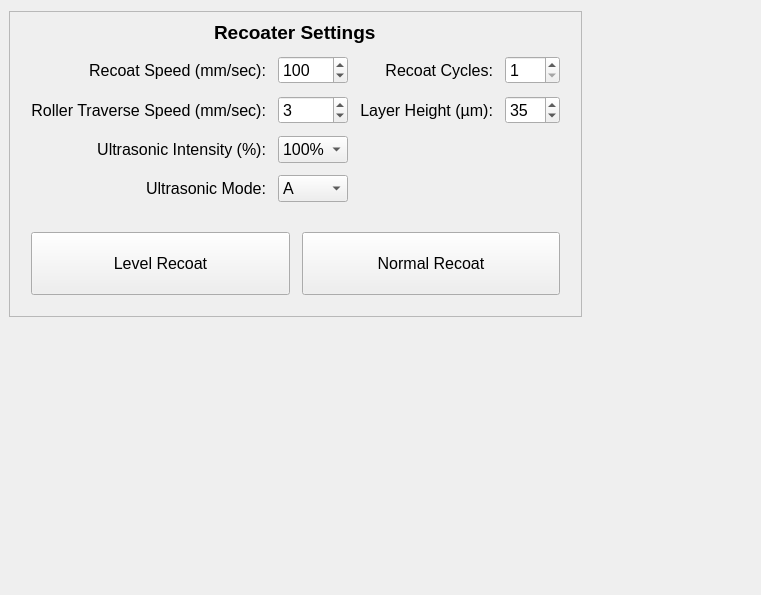
<?xml version="1.0" encoding="UTF-8"?>
<ui version="4.0">
 <class>PowderSetupWidget</class>
 <widget class="QWidget" name="PowderSetupWidget">
  <property name="geometry">
   <rect>
    <x>0</x>
    <y>0</y>
    <width>761</width>
    <height>595</height>
   </rect>
  </property>
  <property name="font">
   <font>
    <pointsize>12</pointsize>
   </font>
  </property>
  <property name="windowTitle">
   <string>Form</string>
  </property>
  <layout class="QGridLayout" name="gridLayout_3">
   <property name="leftMargin">
    <number>9</number>
   </property>
   <item row="0" column="1">
    <spacer name="horizontalSpacer">
     <property name="orientation">
      <enum>Qt::Horizontal</enum>
     </property>
     <property name="sizeHint" stdset="0">
      <size>
       <width>40</width>
       <height>20</height>
      </size>
     </property>
    </spacer>
   </item>
   <item row="1" column="0">
    <spacer name="verticalSpacer">
     <property name="orientation">
      <enum>Qt::Vertical</enum>
     </property>
     <property name="sizeHint" stdset="0">
      <size>
       <width>20</width>
       <height>40</height>
      </size>
     </property>
    </spacer>
   </item>
   <item row="0" column="0">
    <widget class="QFrame" name="recoaterSettingsFrame">
     <property name="frameShape">
      <enum>QFrame::StyledPanel</enum>
     </property>
     <property name="frameShadow">
      <enum>QFrame::Sunken</enum>
     </property>
     <layout class="QGridLayout" name="gridLayout_4">
      <item row="0" column="0">
       <layout class="QGridLayout" name="recoaterGridLayout">
        <property name="leftMargin">
         <number>12</number>
        </property>
        <property name="topMargin">
         <number>0</number>
        </property>
        <property name="rightMargin">
         <number>12</number>
        </property>
        <property name="bottomMargin">
         <number>12</number>
        </property>
        <property name="spacing">
         <number>12</number>
        </property>
        <item row="3" column="0">
         <widget class="QLabel" name="rollerTraverseSpeedLabel">
          <property name="font">
           <font>
            <pointsize>12</pointsize>
           </font>
          </property>
          <property name="text">
           <string>Roller Traverse Speed (mm/sec):</string>
          </property>
          <property name="alignment">
           <set>Qt::AlignRight|Qt::AlignTrailing|Qt::AlignVCenter</set>
          </property>
         </widget>
        </item>
        <item row="2" column="2">
         <widget class="QLabel" name="recoatCyclesLabel">
          <property name="font">
           <font>
            <pointsize>12</pointsize>
           </font>
          </property>
          <property name="text">
           <string>Recoat Cycles:</string>
          </property>
          <property name="alignment">
           <set>Qt::AlignRight|Qt::AlignTrailing|Qt::AlignVCenter</set>
          </property>
         </widget>
        </item>
        <item row="3" column="2">
         <widget class="QLabel" name="layerheightLabel">
          <property name="font">
           <font>
            <pointsize>12</pointsize>
           </font>
          </property>
          <property name="text">
           <string>Layer Height (µm):</string>
          </property>
          <property name="alignment">
           <set>Qt::AlignRight|Qt::AlignTrailing|Qt::AlignVCenter</set>
          </property>
         </widget>
        </item>
        <item row="3" column="1">
         <widget class="QSpinBox" name="rollerTraverseSpeedSpinBox">
          <property name="font">
           <font>
            <pointsize>12</pointsize>
           </font>
          </property>
          <property name="minimum">
           <number>1</number>
          </property>
          <property name="maximum">
           <number>50</number>
          </property>
          <property name="value">
           <number>3</number>
          </property>
         </widget>
        </item>
        <item row="4" column="0">
         <widget class="QLabel" name="ultrasonicIntensityLabel">
          <property name="font">
           <font>
            <pointsize>12</pointsize>
           </font>
          </property>
          <property name="text">
           <string>Ultrasonic Intensity (%):</string>
          </property>
          <property name="alignment">
           <set>Qt::AlignRight|Qt::AlignTrailing|Qt::AlignVCenter</set>
          </property>
         </widget>
        </item>
        <item row="3" column="3">
         <widget class="QSpinBox" name="layerHeightSpinBox">
          <property name="font">
           <font>
            <pointsize>12</pointsize>
           </font>
          </property>
          <property name="minimum">
           <number>10</number>
          </property>
          <property name="maximum">
           <number>350</number>
          </property>
          <property name="singleStep">
           <number>5</number>
          </property>
          <property name="value">
           <number>35</number>
          </property>
         </widget>
        </item>
        <item row="2" column="3">
         <widget class="QSpinBox" name="recoatCyclesSpinBox">
          <property name="font">
           <font>
            <pointsize>12</pointsize>
           </font>
          </property>
          <property name="minimum">
           <number>1</number>
          </property>
          <property name="maximum">
           <number>100</number>
          </property>
         </widget>
        </item>
        <item row="1" column="0" colspan="4" alignment="Qt::AlignHCenter|Qt::AlignTop">
         <widget class="QLabel" name="recoaterSettingsLabel">
          <property name="font">
           <font>
            <pointsize>14</pointsize>
            <bold>true</bold>
           </font>
          </property>
          <property name="text">
           <string>Recoater Settings</string>
          </property>
         </widget>
        </item>
        <item row="2" column="1">
         <widget class="QSpinBox" name="recoatSpeedSpinBox">
          <property name="font">
           <font>
            <pointsize>12</pointsize>
           </font>
          </property>
          <property name="minimum">
           <number>5</number>
          </property>
          <property name="maximum">
           <number>200</number>
          </property>
          <property name="value">
           <number>100</number>
          </property>
         </widget>
        </item>
        <item row="2" column="0">
         <widget class="QLabel" name="recoatSpeedLabel">
          <property name="font">
           <font>
            <pointsize>12</pointsize>
           </font>
          </property>
          <property name="text">
           <string>Recoat Speed (mm/sec):</string>
          </property>
          <property name="alignment">
           <set>Qt::AlignRight|Qt::AlignTrailing|Qt::AlignVCenter</set>
          </property>
         </widget>
        </item>
        <item row="5" column="0">
         <widget class="QLabel" name="ultrasonicModeLabel">
          <property name="font">
           <font>
            <pointsize>12</pointsize>
           </font>
          </property>
          <property name="text">
           <string>Ultrasonic Mode:</string>
          </property>
          <property name="alignment">
           <set>Qt::AlignRight|Qt::AlignTrailing|Qt::AlignVCenter</set>
          </property>
         </widget>
        </item>
        <item row="5" column="1">
         <widget class="QComboBox" name="ultrasonicModeComboBox">
          <item>
           <property name="text">
            <string>A</string>
           </property>
          </item>
          <item>
           <property name="text">
            <string>B</string>
           </property>
          </item>
          <item>
           <property name="text">
            <string>C</string>
           </property>
          </item>
          <item>
           <property name="text">
            <string>D</string>
           </property>
          </item>
          <item>
           <property name="text">
            <string>E</string>
           </property>
          </item>
          <item>
           <property name="text">
            <string>F</string>
           </property>
          </item>
          <item>
           <property name="text">
            <string>G</string>
           </property>
          </item>
          <item>
           <property name="text">
            <string>H</string>
           </property>
          </item>
         </widget>
        </item>
        <item row="4" column="1">
         <widget class="QComboBox" name="ultrasonicIntensityComboBox">
          <item>
           <property name="text">
            <string>100%</string>
           </property>
          </item>
          <item>
           <property name="text">
            <string>90%</string>
           </property>
          </item>
          <item>
           <property name="text">
            <string>80%</string>
           </property>
          </item>
          <item>
           <property name="text">
            <string>70%</string>
           </property>
          </item>
          <item>
           <property name="text">
            <string>60%</string>
           </property>
          </item>
          <item>
           <property name="text">
            <string>50%</string>
           </property>
          </item>
          <item>
           <property name="text">
            <string>40%</string>
           </property>
          </item>
          <item>
           <property name="text">
            <string>30%</string>
           </property>
          </item>
         </widget>
        </item>
       </layout>
      </item>
      <item row="1" column="0">
       <layout class="QGridLayout" name="startRecoatGridLayout">
        <property name="leftMargin">
         <number>12</number>
        </property>
        <property name="topMargin">
         <number>12</number>
        </property>
        <property name="rightMargin">
         <number>12</number>
        </property>
        <property name="bottomMargin">
         <number>12</number>
        </property>
        <property name="spacing">
         <number>12</number>
        </property>
        <item row="0" column="1">
         <widget class="QPushButton" name="normalRecoat">
          <property name="font">
           <font>
            <pointsize>12</pointsize>
           </font>
          </property>
          <property name="text">
           <string>
Normal Recoat
</string>
          </property>
         </widget>
        </item>
        <item row="0" column="0">
         <widget class="QPushButton" name="levelRecoat">
          <property name="font">
           <font>
            <pointsize>12</pointsize>
           </font>
          </property>
          <property name="text">
           <string>
Level Recoat
</string>
          </property>
         </widget>
        </item>
       </layout>
      </item>
     </layout>
    </widget>
   </item>
  </layout>
 </widget>
 <resources/>
 <connections/>
</ui>
